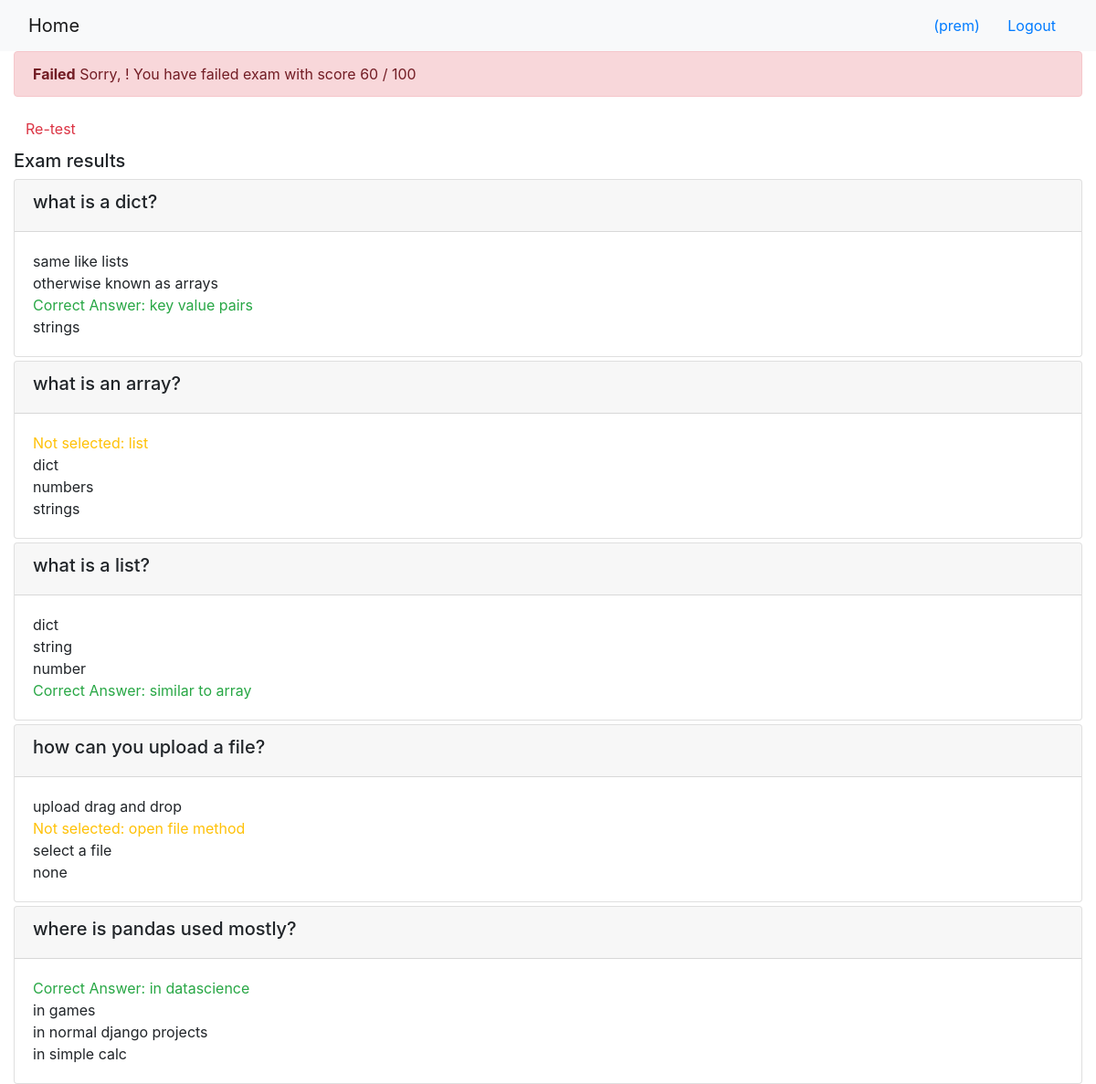
The app's page /onlinecourse/course/1/submission/1/result/ (signed in) with its own data.
### onlinecourse/models.py (models this page shows, shortened)
class Question(models.Model):
    course=models.ForeignKey(Course,on_delete=models.CASCADE)
    q_text=models.CharField(max_length=2000)
    mark=models.PositiveIntegerField(default=2)

class Choice(models.Model):
    choice=models.CharField(max_length=120,default='choice')
    is_correct=models.BooleanField(default=False)
    question=models.ForeignKey(Question,on_delete=models.CASCADE)

### onlinecourse/views.py (the view)
# urls.py: path('course/<int:course_id>/submission/<int:submission_id>/result/', views.show_exam_result, name='exam_result')
def show_exam_result(request, course_id, submission_id):
    course = get_object_or_404(Course, pk=course_id)
    submitted = get_object_or_404(Submission, pk=submission_id)
    selected_choices = submitted.choices.all()
    score = 0
    for choice in selected_choices:
        if choice.is_correct == True:
            score  =score + 1
    grade=int((score/course.question_set.count())*100)
    context = {'course':course, 'submission':submitted, 'grade':grade}
    return render(request, 'onlinecourse/exam_result_bootstrap.html', context)

### onlinecourse/templates/onlinecourse/exam_result_bootstrap.html (shortened to what this page needs)
<!DOCTYPE html>
<html lang="en">
<head>
    {% load static %}
    <link rel="stylesheet" href="https://maxcdn.bootstrapcdn.com/bootstrap/4.5.2/css/bootstrap.min.css">
</head>
<body>
 <nav class="navbar navbar-light bg-light">
    <div class="container-fluid">
        <div class="navbar-header">
              <a class="navbar-brand" href="{% url 'onlinecourse:index' %}">Home</a>
        </div>
        <ul class="nav navbar-nav navbar-right">
            {% if user.is_authenticated %}
            <li>
                <a class="btn btn-link" href="#">{{ user.first_name }}({{ user.username }})</a>
                <a class="btn btn-link" href="{% url 'onlinecourse:logout' %}">Logout</a>
            </li>
            {% endif %}
        </ul>
    </div>
</nav>
<div class="container-fluid">
    {% if grade > 80 %}
    <div class="alert alert-success">
       Congratulations, {{ user.first_name }}! You have passed the exam and completed the course with score {{ grade }} / 100
    </div>
        {% else %}
        <div class="alert alert-danger">
            <strong>Failed</strong> Sorry, {{ user.first_name }}! You have failed exam with score {{ grade }} / 100
        </div>
        <a class="btn btn-link text-danger" href="{% url 'onlinecourse:course_details' course.id %}">Re-test</a>
        {% endif %}
        <div class="card-columns-vertical mt-1">
        <h5 class="">Exam results</h5>
            {% for question in course.question_set.all %}
            <div class="card mt-1">
                <div class="card-header"><h5>{{question.q_text}}</h5></div>
                <div class="card-body">
                    {% for choice in question.choice_set.all %}
                        {% if choice.is_correct %}
                            {% if choice in submission.choices.all %}
                                <div class="text-success">Correct Answer: {{ choice.choice }}</div>
                            {% else %}
                                <div class="text-warning">Not selected: {{ choice.choice }}</div>
                            {% endif %}
                        {% else %}
                            <div>{{ choice.choice }}</div>
                        {% endif %}
                    {% endfor %}
                </div>
            </div>
        {% endfor %}
        </div>
    </div>
</body>
</html>

### records on screen
Question: q_text "what is a dict?"
Choice: choice "same like lists"
Choice: choice "otherwise known as arrays"
Choice: choice "key value pairs"
Choice: choice "strings"
Question: q_text "what is an array?"
Choice: choice "list"
Choice: choice "dict"
Choice: choice "numbers"
Choice: choice "strings"
Question: q_text "what is a list?"
Choice: choice "dict"
Choice: choice "string"
Choice: choice "number"
Choice: choice "similar to array"
Question: q_text "how can you upload a file?"
Choice: choice "upload drag and drop"
Choice: choice "open file method"
Choice: choice "select a file"
Choice: choice "none"
Question: q_text "where is pandas used mostly?"
Choice: choice "in datascience"
Choice: choice "in games"
Choice: choice "in normal django projects"
Choice: choice "in simple calc"

### other values on screen
{{ user.username }} "prem"
{{ grade }} "60"
